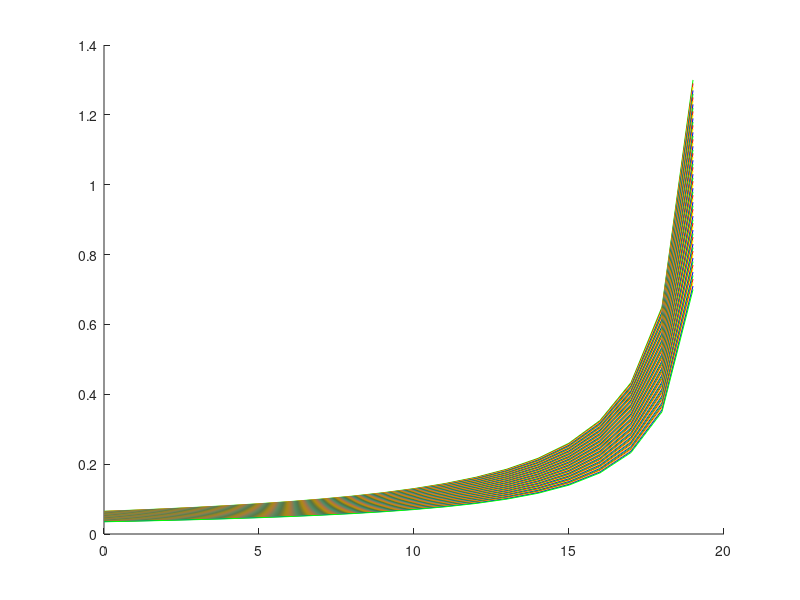

Reproduce this figure in MATLAB.
clc, clear all, close all

t = [];

p = 0.05;               

episode = 1/p;
rnd = 0;

leach_ones = ones(1,9);
leach_zeros = zeros(1,9);
SoC = 1:-p:p;
SoC_high = 0.8.*ones(1,9);  

SoC_low = 0.2.*ones(1,9);  

% Spread decides which value T_BLEACH_zero is to end at.
% It also makes T_BLEACH_one end at 2-spread. So it ends at an even space
% around 1.
spread = 0.3;      
steplen = 0.01;
for i = 1:episode
    t = [t, (p / (1 - p * mod(rnd, episode)))];
    rnd = rnd+1;
end

maxVec = t.*(1+spread);
minVec = t.*(1-spread);

rndVec = 0:length(t)-1;

vVector = []; 
for i = spread:-steplen:-spread
vVector = [vVector; t.*(1+i)];
end

hVec = zeros(1, length(spread:-0.1:-spread));

clrs = ['b','g','r','y'];

figure(1)
hold on
for i = 1:length(spread:-steplen:-spread)
    hVec(i) = plot(rndVec, vVector(i, :), 'color', clrs(mod(i,length(clrs))+1));
end

residMax = maxVec-t;
leastQuadMax = residMax*residMax'

residMin = t-minVec;
leastQuadMin = residMin*residMin'

rndVec = 0:length(t)-1;